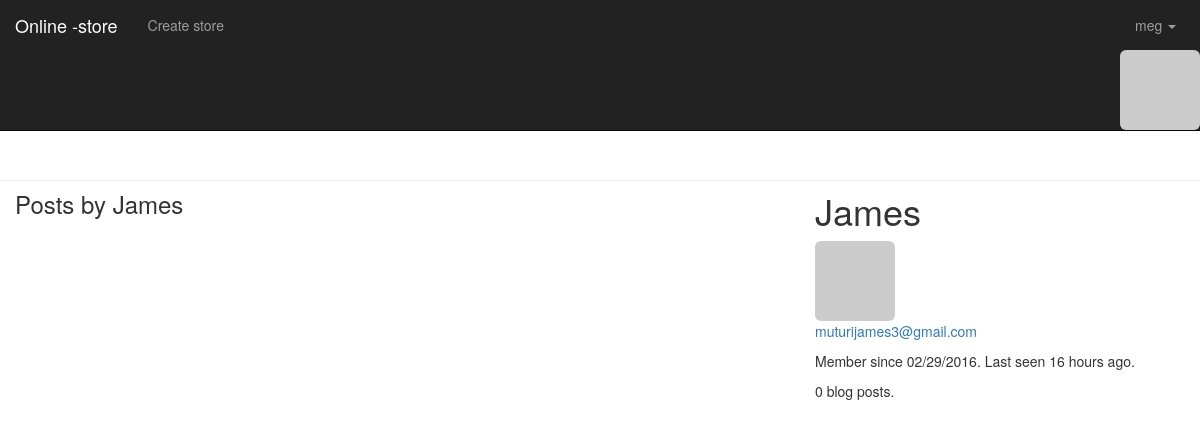
The app's page /user/James (signed in) with its own data.
### app/model.py (models this page shows, shortened)
class User(UserMixin, db.Model):
    __tablename__='users'
    id = db.Column(db.Integer, primary_key=True)
    name = db.Column(db.String(128), nullable=False)
    email = db.Column(db.String(128), nullable=False)
    password = db.Column(db.String(192), nullable=False)
    password_hash =db.Column(db.String(128))
    confirmed = db.Column(db.Boolean, default=False)
    avatar_hash = db.Column(db.String(32))
    member_since = db.Column(db.DateTime(), default=datetime.utcnow)
    last_seen = db.Column(db.DateTime(), default=datetime.now)
    role_id =db.Column(db.Integer, db.ForeignKey('roles.id'))
    posts = db.relationship('Post', backref='author', lazy='dynamic')
    @property
    def password(self):
        raise AttributeError('password is are hidden attributes')
    @password.setter
    def password(self, password):
        self.password_hash = generate_password_hash(password)
    @login_manager.user_loader
    def load_user(user_id):
        return User.query.get(int(user_id))
    def ping(self):
        self.last_seen = datetime.utcnow()
        db.session.add(self)
    def gravatar(self, size=100, default='identicon', rating='g'):
        if request.is_secure:
            url = 'https://secure.gravatar.com/avatar'
        else:
            url = 'http://www.gravatar.com/avatar'
        hash = hashlib.md5(self.email.encode('utf-8')).hexdigest()
        return '{url}/{hash}?s={size}&d={default}&r={rating}'.format(
                                                                    url=url, hash=hash, size=size,
                                                                    default=default, rating=rating)

### app/main/view.py (the view)
@main.route('/user/<name>')
def user(name):
    user = User.query.filter_by(name=name).first()
    if user is None:
        abort(404)
    posts = user.posts.order_by(Post.timestamp.desc()).all()
    page = request.args.get('page', 1, type=int)
    pagination = Post.query.order_by(Post.timestamp.desc()).paginate(
                                    page, per_page=current_app.config['JOKENIA_POSTS_PER_PAGE'],
                                    error_out=False)
    return render_template('main/user.html', user=user, posts=posts, pagination=pagination)

### app/auth/view.py (called while the page is built)
@auth.before_app_request
def before_request():
    if current_user.is_authenticated:
        current_user.ping()
        if not current_user.confirmed \
                and request.endpoint[:5] != 'auth.':
            return redirect(url_for('auth.unconfirmed'))

### app/main/__init__.py (called while the page is built)
@main.app_context_processor
def inject_permissions():
    return dict(Permission=Permission)

### app/templates/main/user.html (shortened to what this page needs)
{% extends "layout.html" %}
{% import "bootstrap/wtf.html" as wtf %}
{% block content %}
<div class="page-header">
        <div class="col-sm-8">
            <h3>Posts by {{ user.name }}</h3>
        </div>
    <div class="col-sm-4">
        <h1>{{ user.name }}</h1>
        <img class="img-rounded profile-thumbnail" src="{{ user.gravatar(size=256) }}">
        {% if current_user.is_authenticated %}
        <p><a href="mailto:{{ user.email }}">{{ user.email }}</a></p>
        {% endif %}
        <p>Member since {{ moment(user.member_since).format('L') }}. Last seen {{ moment(user.last_seen).fromNow() }}.</p>
            <p>{{ user.posts.count() }} blog posts. </p>
    </div>
</div>
{% endblock %}

### app/templates/layout.html (shortened to what this page needs)
{% extends "bootstrap/base.html" %}
{% import "bootstrap/wtf.html" as wtf %}
        {% block navbar %}
            <nav class="navbar navbar-inverse navbar-static-top">
                <div class="container-fluid">
                    <div class="navbar-header">
                        <a class="navbar-brand" href="#">Online -store</a>
                    </div>
                    <div class="navbar-collapse collapse">
                        <ul class="nav navbar-nav">
                            <li>
                             {% if current_user.is_authenticated %}
                                <a href="{{url_for('main.index') }}" class="brand-link">Create store</a>
                                {% endif %}
                            </li>
                        </ul>
                            <ul class="nav navbar-nav navbar-right">
                            {% if current_user.is_authenticated %}
                                <li class="dropdown">
                                    <a href="#" class="dropdown-toggle" data-toggle="dropdown">
                                        {{ current_user.name }} <b class="caret"></b>
                                    </a>
                                        </li>
                                    </ul>
                            {% else %}
                                <li><a href="{{ url_for('auth.login') }}">Log In</a></li>
                            {% endif %}
                                <div class="profile-thumbnail">
                                            <a href="{{ url_for('main.user', name=current_user.name) }}">
                                                <img class="img-rounded profile-thumbnail"
                                                src="{{ current_user.gravatar(size=30) }}">
                                            </a>
                                </div>
                    </div>
                </div>
            </nav>
    {% endblock %}

### records on screen
User: name "meg"
User: name "James", email "muturijames3@gmail.com", member_since "02/29/2016", last_seen "16 hours ago"

### other values on screen
{{ user.posts.count() }} "0"
